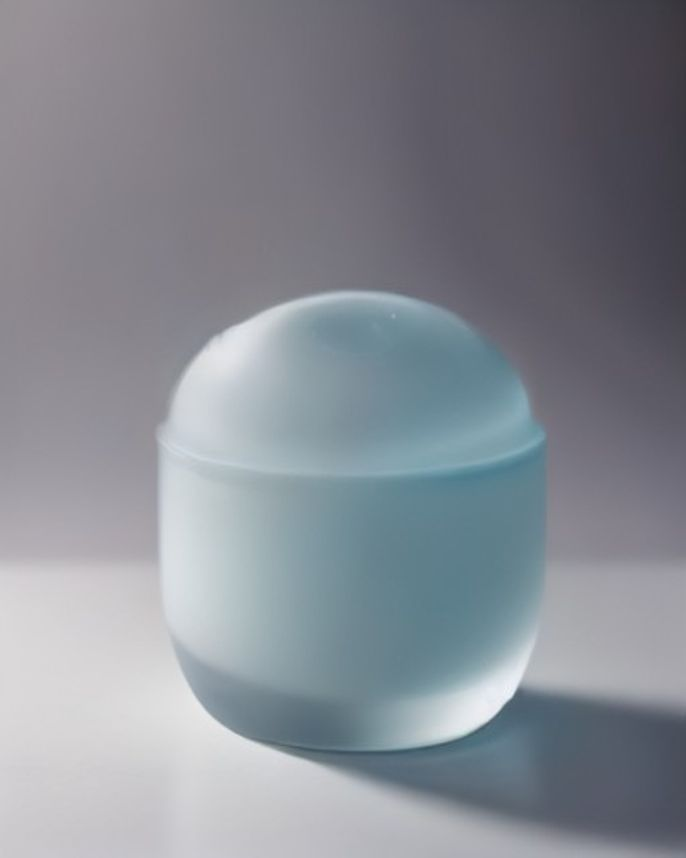
#> input picture content/campaigns/real-뷰티-1786358267764/shorts/images/product_bg.jpg, 686 x 858 px
$ python -i render_video.py   (imports and definitions only)
#> lines starting #> are read from the running program, lines starting #| are printed output that depends on the picture
#!/usr/bin/env python3
"""
scripts/shorts/render_video.py
render-ready.json → 세로형(9:16) MP4 쇼츠 렌더링

동작:
1. render-ready.json 로드 (scenes, images, audio)
2. 각 장면별: 이미지 + TTS 오디오 + 자막(캡션) 합성
3. 전체 씬 연결 → output/shorts/<campaign-id>.mp4

환경:
- ffmpeg (PATH에 있어야 함)
- moviepy 2.x
- Pillow
- 한글 폰트 (Apple SD Gothic Neo / 시스템 폰트 자동 감지)

사용법:
    python scripts/shorts/render_video.py <render-ready.json 경로> [출력 디렉토리]
    예: python scripts/shorts/render_video.py content/campaigns/real-전자기기-xxx/shorts/render-ready.json
"""

import sys
import os
import json
import subprocess
import shutil
from pathlib import Path
from PIL import Image, ImageDraw, ImageFont

# ---------------------------------------------------------------------------
# 의존성 확인
# ---------------------------------------------------------------------------

# [50 lines left out: functions check_deps, detect_korean_font, not called in this run]

# ---------------------------------------------------------------------------
# 이미지 → 9:16 크롭 (중심 기준)
# ---------------------------------------------------------------------------

def crop_to_9x16(img_path, output_path, target_size=(1080, 1920)):
    """
    정사각형 또는 임의 비율 이미지를 9:16(세로)으로 중앙 크롭 후 리사이즈.
    """
#> called with output_path = 'out.png', target_size = (1080, 1920)
    from PIL import Image
    img = Image.open(img_path).convert('RGB')
#> img is the input picture: PIL image 686x858 RGB; mean R, G, B 133.8, 138.4, 146.3
    w, h = img.size
#> w = 686; h = 858
    target_w, target_h = target_size
    target_ratio = target_w / target_h  # 9:16 = 0.5625

    current_ratio = w / h
#> current_ratio = 0.8
    if current_ratio > target_ratio:
        # 이미지 더 넓음 → 세로 기준으로 너비 자르기
        new_w = int(h * target_ratio)
#> new_w = 482
        left = (w - new_w) // 2
#> left = 102
        img = img.crop((left, 0, left + new_w, h))
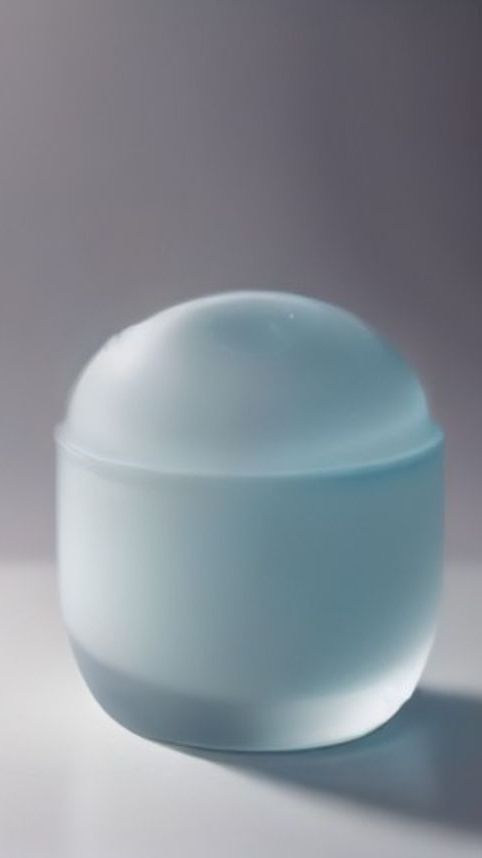
#> img: PIL image 482x858 RGB; mean R, G, B 133.5, 140.9, 149
    else:
        # 이미지 더 높음 → 가로 기준으로 높이 자르기
        new_h = int(w / target_ratio)
        top = (h - new_h) // 2
        img = img.crop((0, top, w, top + new_h))

    img = img.resize(target_size, Image.LANCZOS)
#> img: PIL image 1080x1920 RGB
    img.save(output_path, 'JPEG', quality=92)
    return output_path

# ---------------------------------------------------------------------------
# 자막 이미지 생성 (PIL)
# ---------------------------------------------------------------------------

# [281 lines left out: functions create_caption_image, wrap_text, render_shorts, not called in this run]

# ---------------------------------------------------------------------------
# 진입점
# ---------------------------------------------------------------------------

# [19 lines not run here, left out]

>>> result = crop_to_9x16('../../content/campaigns/real-뷰티-1786358267764/shorts/images/product_bg.jpg', 'out.png')
